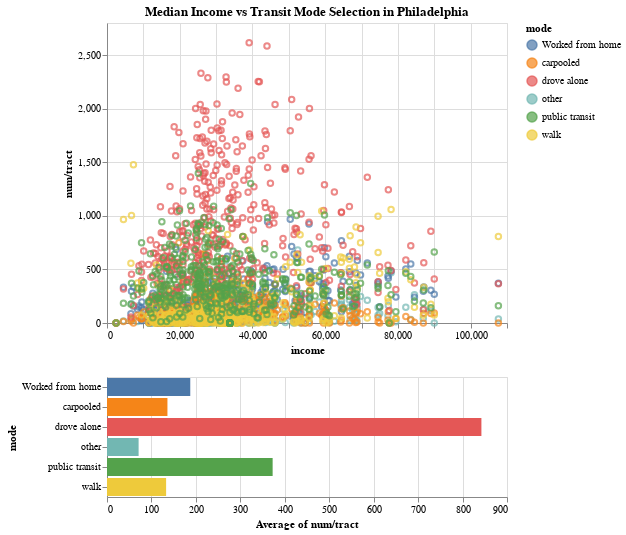

The specification (Vega-Lite) saved for this image:
### Vega-Lite specification from a JSON file in a GitHub repository (floating-point values rounded to 4 significant figures; data arrays with more than 128 entries replaced by an {"elided": "..."} marker saying what was removed)
{"config": {"view": {"continuousWidth": 400, "continuousHeight": 300}}, "vconcat": [{"mark": "point", "encoding": {"color": {"condition": {"field": "mode", "type": "nominal", "selection": "selector003"}, "value": "lightgray"}, "x": {"field": "income", "type": "quantitative"}, "y": {"field": "num/tract", "type": "quantitative"}}, "selection": {"selector003": {"type": "interval"}}, "title": "Median Income vs Transit Mode Selection in Philadelphia"}, {"mark": "bar", "encoding": {"color": {"field": "mode", "type": "nominal"}, "x": {"aggregate": "average", "field": "num/tract", "type": "quantitative"}, "y": {"field": "mode", "type": "nominal"}}, "transform": [{"filter": {"selection": "selector003"}}]}], "data": {"name": "data-3808fdd65507eef1469302028ac36d47"}, "$schema": "https://vega.github.io/schema/vega-lite/v4.17.0.json", "datasets": {"data-3808fdd65507eef1469302028ac36d47": {"elided": "2448 records"}}}
